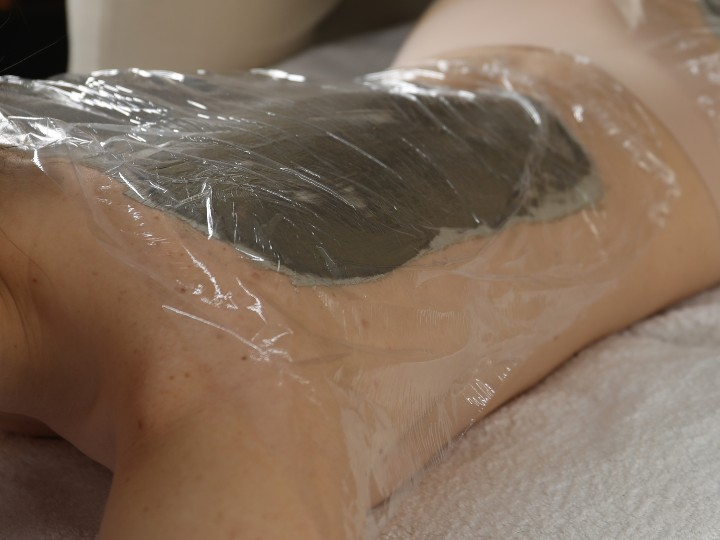
#> input picture src/assets/temp/TEMP-wrap-4x3.jpg, 720 x 540 px, given in place of 2-1920w-9f4f5dc7f9.png, which was not available
$ python make-temp-images.py ../src/assets/temp/TEMP-wrap-4x3.jpg
#> lines starting #> are read from the running program, lines starting #| are printed output that depends on the picture; after the words box and inside, x2 and y2 are one past the last pixel; in counts of white or black regions, pixels touching at a corner belong together
#!/usr/bin/env python3
"""Builds the interim TEMP-* source images from the old site's assets (photo-direction.md rows 6, 16, 17).
Run once: python3 scripts/make-temp-images.py <old-site-assets-dir>. Outputs land in src/assets/temp/.
astro:assets then produces the AVIF/WebP widths that actually ship."""
import sys, os
from PIL import Image, ImageFilter
src = sys.argv[1].rstrip('/') + '/'
out = os.path.join(os.path.dirname(__file__), '..', 'src', 'assets', 'temp')
def load(name): return Image.open(src + name).convert('RGB')
#> called with name = '2-1920w-9f4f5dc7f9.png'
#> returned value is the input picture: PIL image 720x540 RGB; mean R, G, B 130.1, 108.9, 91
def save(im, name, q=90):
    im.save(os.path.join(out, name), 'JPEG', quality=q, optimize=True, progressive=True)
    print(name, im.size)

hero = load('2-1920w-9f4f5dc7f9.png')                      # row 6, shoulder massage (900x1200)
# QA m-19: retouch the three lit candle / bokeh lights out of the background (OpenCV inpaint, feathered).
try:
    import cv2, numpy as np
    im = cv2.cvtColor(np.array(hero), cv2.COLOR_RGB2BGR)
    hsv = cv2.cvtColor(im, cv2.COLOR_BGR2HSV)
#> hsv: shape (540, 720, 3); mean H, S, V 15.2, 80.3, 130.1
    bright = ((hsv[:, :, 2] > 200) & (hsv[:, :, 1] < 140)).astype(np.uint8) * 255
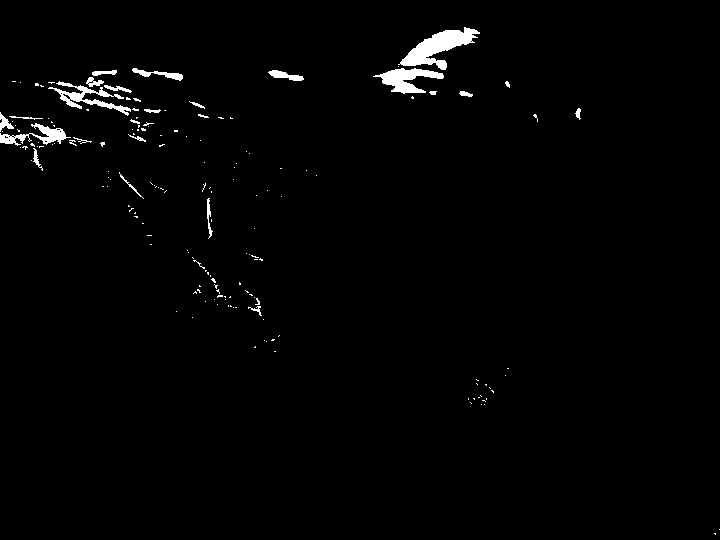
#> bright: shape (540, 720); 1.5% white; 167 white regions (141 under 20 px), largest, box (x1, y1, x2, y2) and area: (398, 27, 480, 70) 1421, (373, 68, 444, 94) 868, (48, 81, 131, 116) 751
    mask = np.zeros(bright.shape, np.uint8)
    for (x, y, w, h) in [(69, 361, 55, 59), (311, 462, 62, 57), (129, 24, 42, 48), (0, 487, 4, 47)]:   # the lights (+ one at the left edge)
        y0, y1, x0, x1 = max(0, y - 30), y + h + 30, max(0, x - 30), x + w + 30
        mask[y0:y1, x0:x1] = np.maximum(mask[y0:y1, x0:x1], bright[y0:y1, x0:x1])
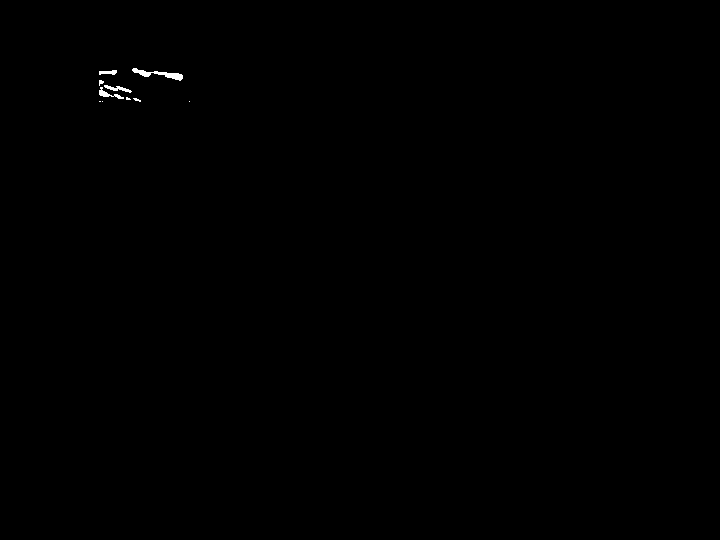
#> mask: shape (540, 720); 0.14% white; 10 white regions (6 under 20 px), largest, box (x1, y1, x2, y2) and area: (132, 68, 183, 81) 229, (99, 87, 124, 99) 95, (104, 85, 132, 93) 90, (99, 70, 117, 75) 63
    mask = cv2.dilate(mask, np.ones((21, 21), np.uint8))
#> mask: shape (540, 720); 1.2% white; 1 white region, box (x1, y1, x2, y2) and area: (89, 58, 200, 112) 4821
    fixed = cv2.inpaint(im, mask, 25, cv2.INPAINT_TELEA)
    m = cv2.GaussianBlur(mask.astype(np.float32) / 255, (0, 0), 8)[..., None]
    fixed = (fixed * (1 - m) + cv2.GaussianBlur(fixed, (0, 0), 9) * m).astype(np.uint8)
    hero = Image.fromarray(cv2.cvtColor(fixed, cv2.COLOR_BGR2RGB))
except ImportError:
    print('opencv not installed: hero not retouched')
# QA M4: native size only, never upscaled. Desktop uses the whole 900x1200 frame (the stage caps the photo at 900px);
# mobile/portrait uses a 4:5 crop of hands and face (the therapist's face is out of frame).
save(hero, 'TEMP-hero-desktop.jpg', q=92)
#| TEMP-hero-desktop.jpg (720, 540)
save(hero.crop((60, 300, 780, 1200)), 'TEMP-hero-4x5.jpg', q=92)
#> call 2 of save, with name = 'TEMP-hero-4x5.jpg', q = 92
#> in save (call 2), `im.save(os.path.join(out, name), 'JPEG', quality=q, optimize=True, pro..`:
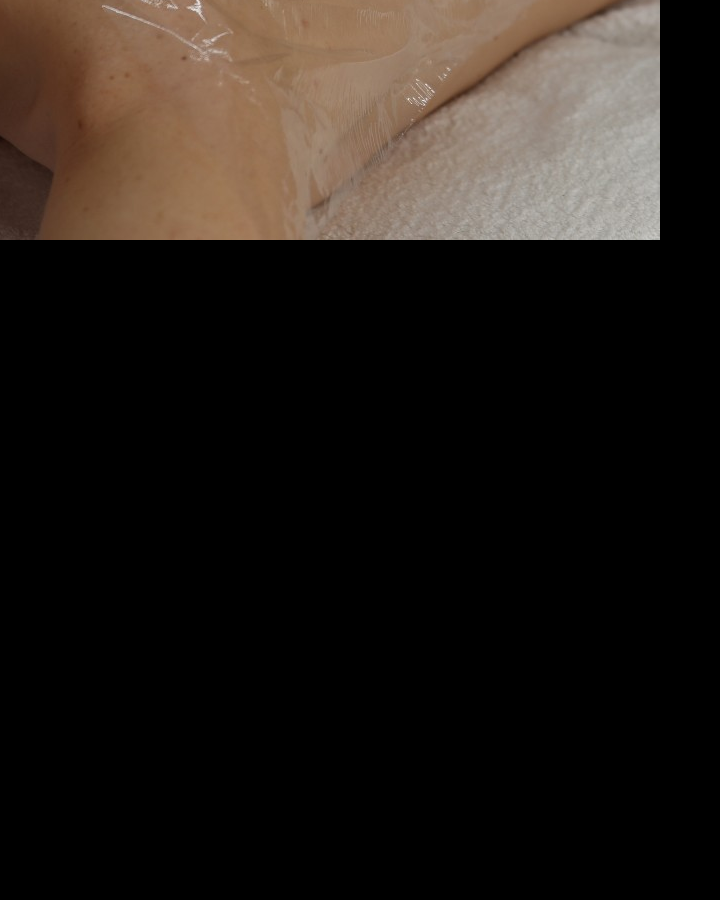
#> saved as TEMP-hero-4x5.jpg: PIL image 720x900 RGB; mean R, G, B 34.7, 28.5, 23.7
#| TEMP-hero-4x5.jpg (720, 900)

back = load('Untitled-design---2026-01-10T014904-235-1920w-4269f80efb.png')   # row 17, deep tissue (1200x900)
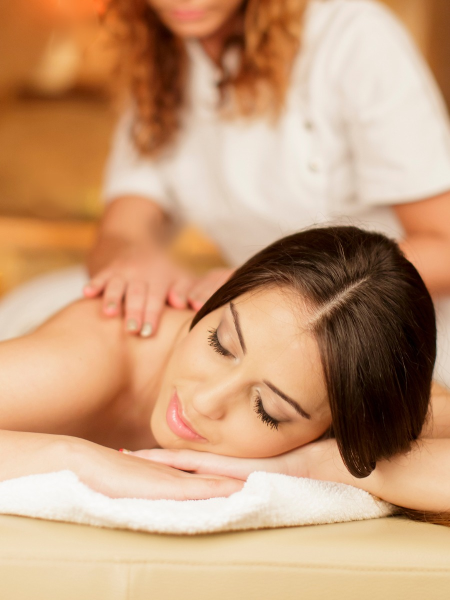
#> input picture src/assets/temp/TEMP-hero-desktop.jpg, 900 x 1200 px, given in place of Untitled-design---2026-01-10T014904-235-1920w-4269f80efb.png, which was not available (shown at 1/2 size)
#> in load, returned value is the input picture: PIL image 900x1200 RGB; mean R, G, B 199.4, 156.8, 122.5
save(back.crop((330, 0, 1050, 900)), 'TEMP-lymphatic-4x5.jpg')
#> call 3 of save, with name = 'TEMP-lymphatic-4x5.jpg', q = 90
#> in save (call 3), `im.save(os.path.join(out, name), 'JPEG', quality=q, optimize=True, pro..`:
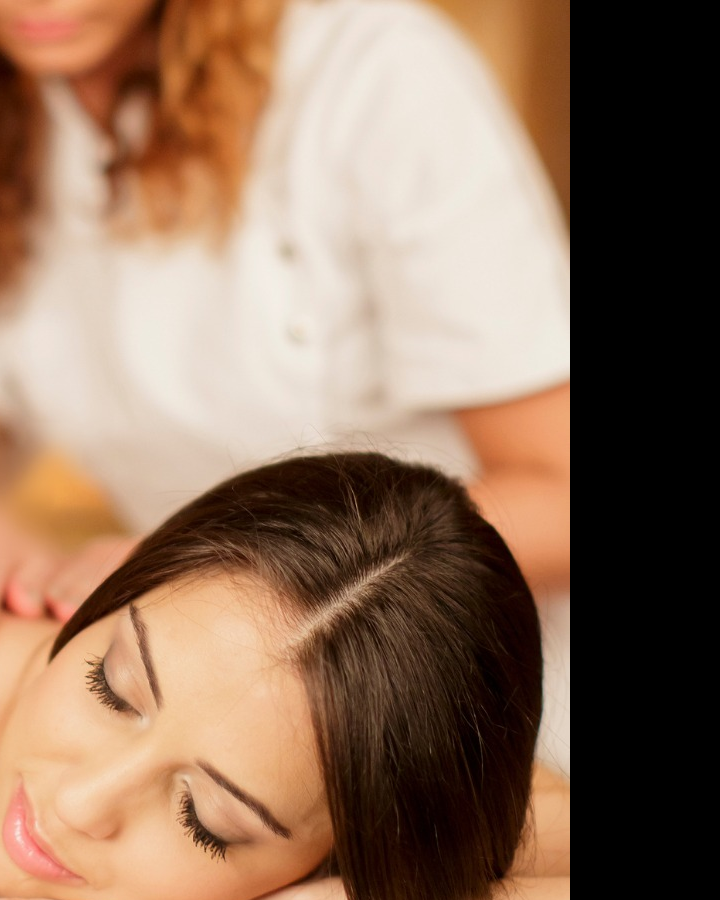
#> saved as TEMP-lymphatic-4x5.jpg: PIL image 720x900 RGB; mean R, G, B 143.6, 114.4, 93.6
#| TEMP-lymphatic-4x5.jpg (720, 900)
save(back.crop((0, 110, 560, 810)), 'TEMP-hands-4x5.jpg')    # hands only, no face (Katy placeholder)
#> call 4 of save, with name = 'TEMP-hands-4x5.jpg', q = 90
#> in save (call 4), `im.save(os.path.join(out, name), 'JPEG', quality=q, optimize=True, pro..`:
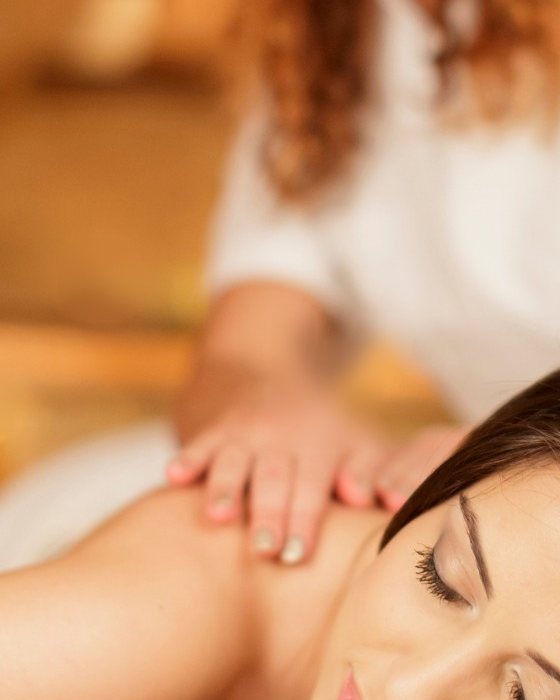
#> saved as TEMP-hands-4x5.jpg: PIL image 560x700 RGB; mean R, G, B 206.2, 151.5, 109.3
#| TEMP-hands-4x5.jpg (560, 700)

sport = load('Untitled-design---2026-01-10T015021-308-1920w-3882fb282b.png')  # row 17, sports (1200x900)
save(sport.crop((150, 0, 1050, 900)), 'TEMP-massage-1x1.jpg')
#> in save (call 5), `im.save(os.path.join(out, name), 'JPEG', quality=q, optimize=True, pro..`:
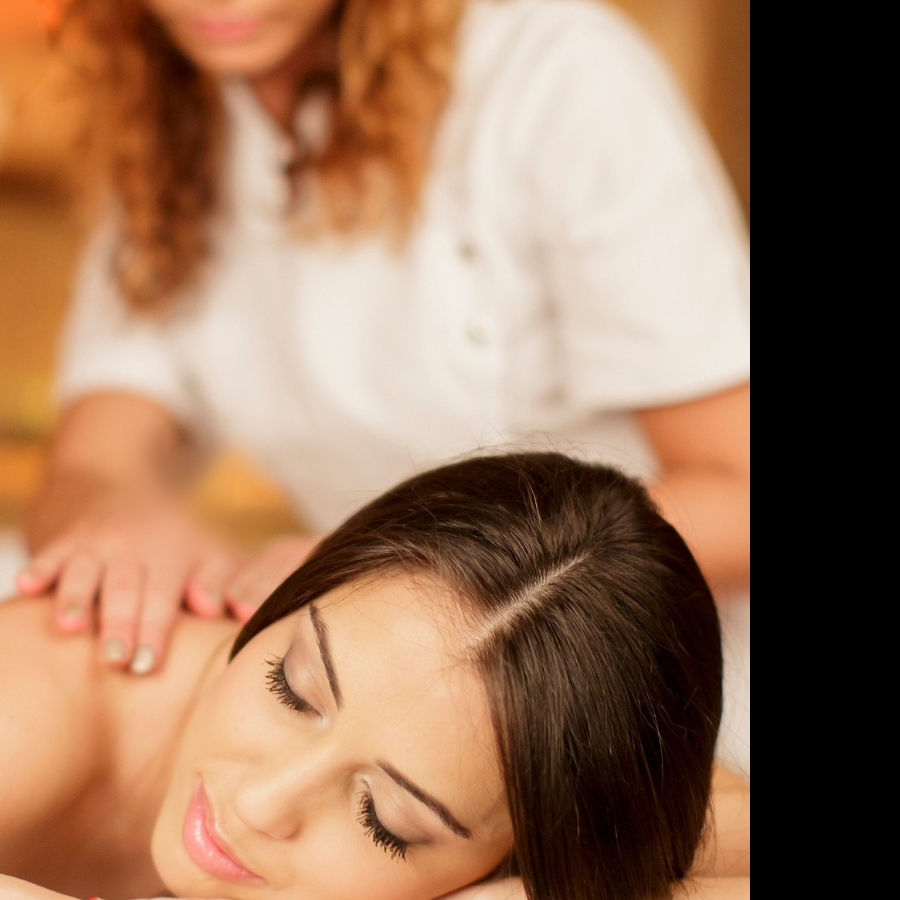
#> saved as TEMP-massage-1x1.jpg: PIL image 900x900 RGB; mean R, G, B 154.7, 117.4, 91.5
#| TEMP-massage-1x1.jpg (900, 900)

# Review #3: the row-16 clay-mask crop showed a client's face. Facials now use a faceless treatment-room still:
#> (the run stopped early here; a loop or call above may not have finished)
